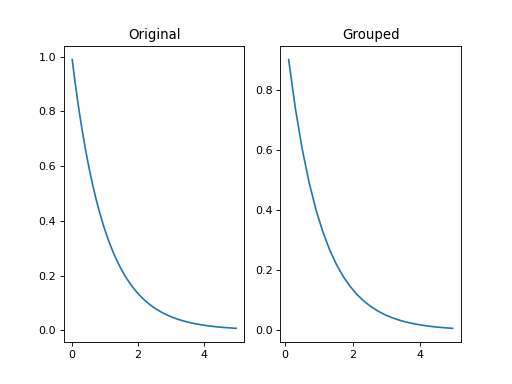

Here is the Python script that generated this plot:
from mantid.simpleapi import CreateWorkspace, DeleteWorkspaces, GroupToXResolution
import matplotlib.pyplot as plt
import numpy as np
# Create a workspace with exponential decay.
Xs = np.arange(0.01, 5., 0.01)
Ys = np.exp(-Xs)
# A clumsy way for filling a numpy array.
# Numpy version > 1.7 would support 'DXs = full_like(Ys, 1.)'
DXs = np.empty_like(Ys)
DXs.fill(1.)
original = CreateWorkspace(Xs, Ys, Dx=DXs, NSpec=1)
grouped = GroupToXResolution(original)
# Plot side-by-side comparison.
fig, (left, right) = plt.subplots(ncols=2, subplot_kw={'projection':'mantid'})
left.errorbar(original, linestyle='-')
left.set_title('Original')
right.errorbar(grouped, linestyle='-')
right.set_title('Grouped')
# Uncomment the next line to show the plot window.
#fig.show()
DeleteWorkspaces(['original', 'grouped'])
